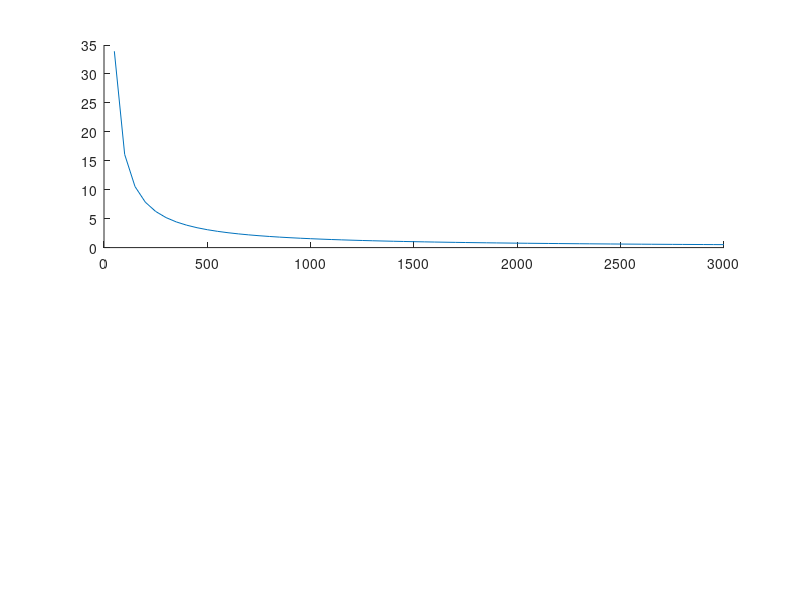

The MATLAB source for this figure: (Note: this script raises an error after producing the figure.)
clc; clear all;

Isp = 50:50:3000; %s
deltaV = 100; %m/s
m_dry = 150; %kg
g = 9.81; %m/s^2

N = length(Isp);
m_prop = zeros(1, N);
m_wet = zeros(1,N);

for i=1:1:N
    m_prop(i) = m_dry*(exp(deltaV/(Isp(i)*g))-1);
    m_wet(i) = m_prop(i)/(1-exp(-deltaV/(Isp(i)*g)));
end

figure;
subplot(2,1,1);
hold on;
plot(Isp, m_prop);
scatter(Isp, m_prop, DisplayName ='m_prop data')
xlabel('Isp[s]');
ylabel('m_{prop}[kg]');
grid('on');
hold off;

subplot(2,1,2);
hold on;
plot(Isp, m_wet);
scatter(Isp, m_wet, DisplayName ='m_wet data')
xlabel('Isp[s]');
ylabel('m_{wet}[kg]');
grid('on');
hold off;
